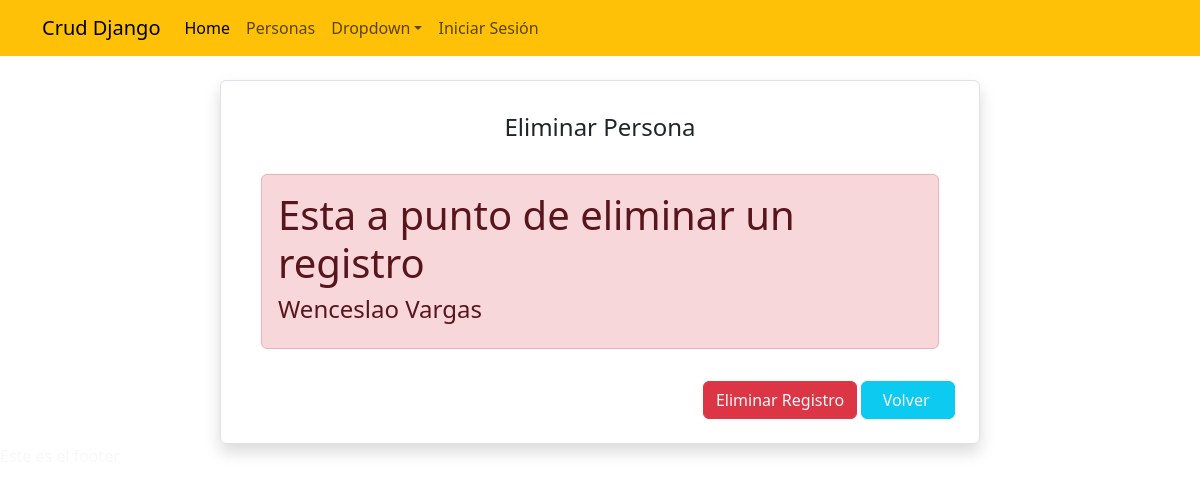
/eliminar/300, run on an earlier commit of the app's database.
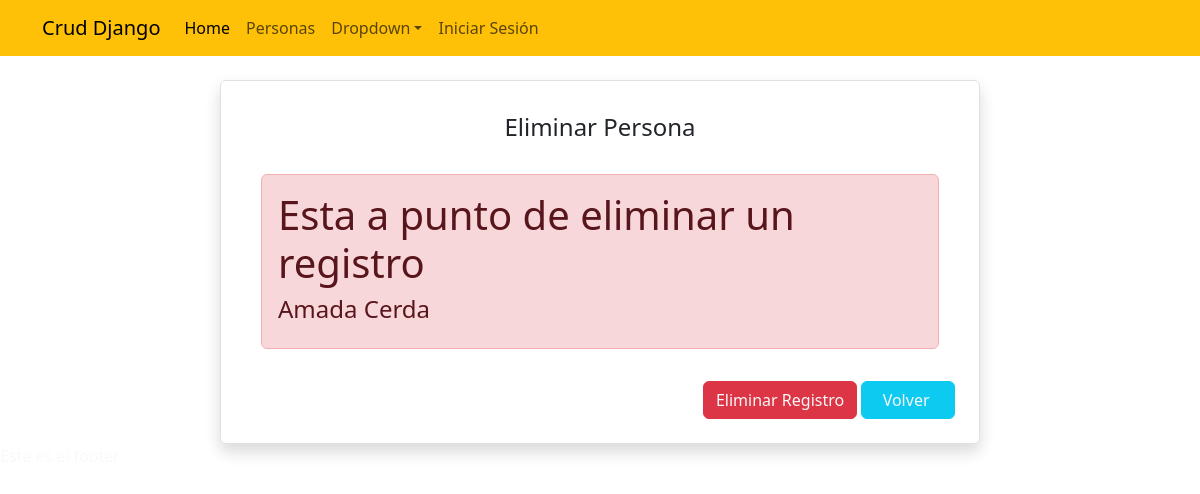
And on a later commit of the database.
### app_orm/models.py (models this page shows, shortened)
class Persona(models.Model):
    rut=models.CharField(max_length=10, primary_key=True, null=False)
    nombre=models.CharField(max_length=50, null=False)
    apellido=models.CharField(max_length=50, null=False)
    foto=models.ImageField("Imagen",upload_to='personas',null=True)
    f_nacto=models.DateField("Fecha de Nacimiento")
    sexo=models.CharField(max_length=10, default='Otro', choices=TIPO_SEXO)
    pais=models.CharField(max_length=50, choices=LISTA_PAISES, default='CL')

### app_orm/views.py (the view)
# urls.py: path('eliminar/<id>',eliminar, name="eliminar"),
def eliminar(request,id):
    persona=get_object_or_404(Persona,rut=id)
    datos={
        "persona":persona
    }
    if request.method=="POST":
        remove(path.join(str(settings.MEDIA_ROOT).replace('/media','')+str(persona.foto.url).replace('/','\\')))
        persona.delete()
        return redirect(to="personas")
    return render(request,'app_orm/eliminar.html', datos)

### app_orm/templates/app_orm/eliminar.html (shortened to what this page needs)
{% extends "app_orm/base.html" %}
{% load static %}
{% load crispy_forms_tags %}
{% block contenido %}
<div class="container">
    <div class="row mt-4">
        <div class="col-sm-2"></div>
        <div class="col-sm-8 border rounded p-4 shadow">
            <h4 class="text-center pb-2 mt-2">Eliminar Persona</h4>
            <div class="p-3">
                <div class="alert alert-danger" role="alert">
                    <strong><h1>Esta a punto de eliminar un registro</h1></strong>
                   <h4>{{persona.nombre}} {{persona.apellido}}</h4>
                </div>
            </div>
                <div class="d-flex justify-content-end">
                    <button type="button" class="btn btn-danger text-light" data-bs-toggle="modal" data-bs-target="#myModal">
                        Eliminar Registro
                      </button>
                    <a href="{% url 'personas' %}" role="button"
                        class="btn btn-info text-light text-center">&nbsp;&nbsp;Volver&nbsp; &nbsp;</a>
                </div>
        </div>
        <div class="col-sm-2"></div>
    </div>
</div>
{% endblock contenido %}

What changed in the data, as far as the page shows it:
changed Persona: nombre "Wenceslao" → "Amada"; apellido "Vargas" → "Cerda"
